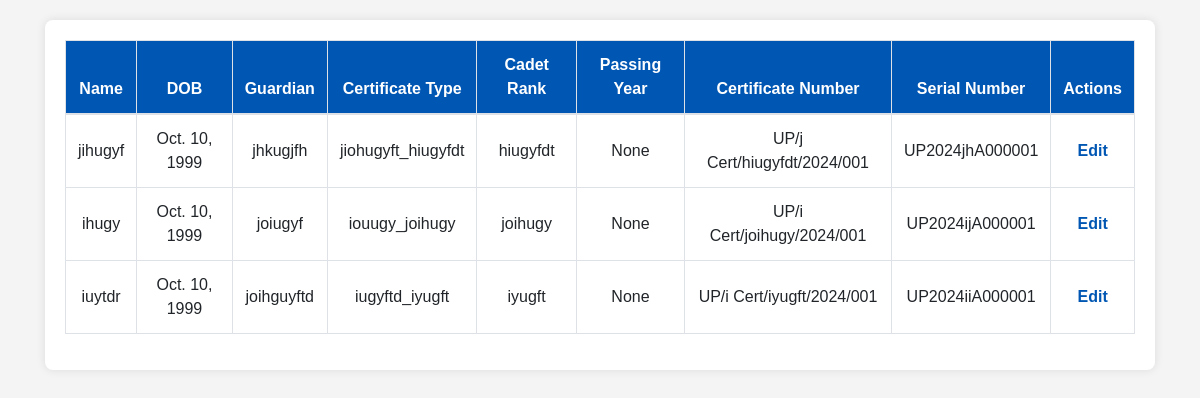
Before: /cert/ with the older database file.
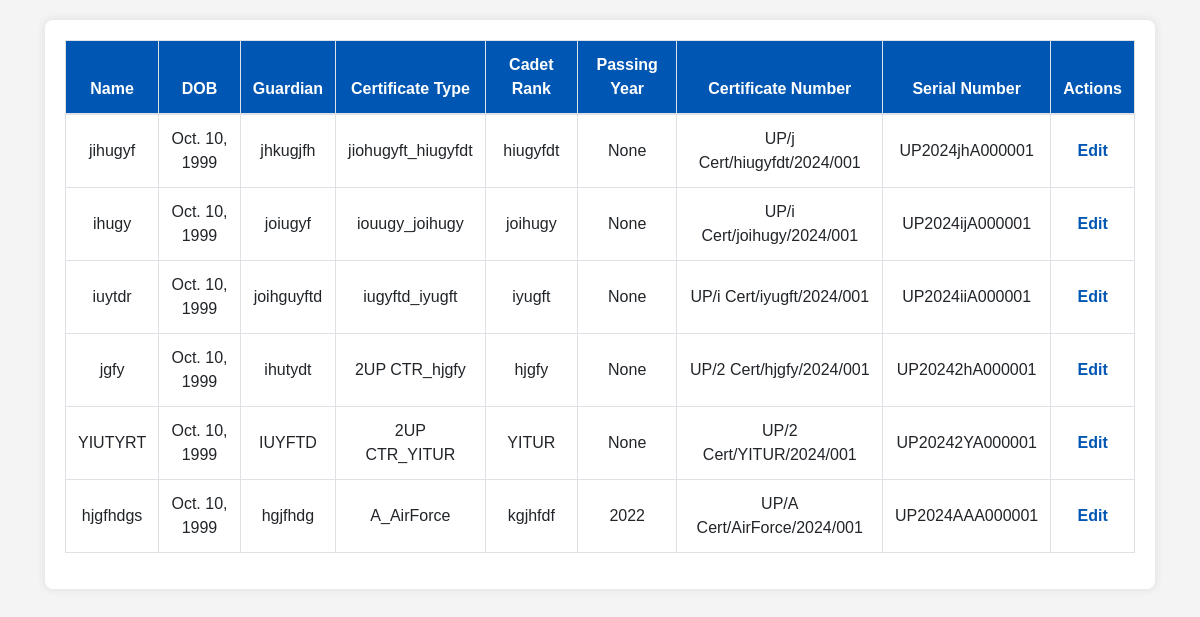
After: the same page with the newer database file.
### mainapp/models.py (models this page shows, shortened)
class Certificate(models.Model):
    CERTIFICATE_TYPE_CHOICES = [
        ('A_Army', 'A Army'),
        ('A_AirForce', 'A AirForce'),
        ('A_Navy', 'A Navy'),
        ('B_AirForce', 'B AirForce'),
        ('B_Army', 'B Army'),
        ('B_Navy', 'B Navy'),
        ('C_Army', 'C Army'),
    ]
    Name = models.CharField(max_length=100, null=True, blank=True)
    DOB = models.DateField(null=True, blank=True)
    Guardian = models.CharField(max_length=100, null=True, blank=True)
    CertificateType = models.CharField(max_length=20, choices=CERTIFICATE_TYPE_CHOICES, null=True, blank=True)
    CadetRank = models.CharField(max_length=20, null=True, blank=True)
    PassingYear = models.IntegerField(null=True, blank=True)
    Grade = models.CharField(max_length=10, null=True, blank=True)
    Unit = models.CharField(max_length=50, null=True, blank=True)
    Directorate = models.CharField(max_length=50, null=True, blank=True)
    Place = models.CharField(max_length=100, null=True, blank=True)
    Institute = models.CharField(max_length=100, null=True, blank=True)
    certificate_number = models.CharField(max_length=50, null=True, blank=True)
    serial_number = models.CharField(max_length=50, null=True, blank=True)
    user_image = models.ImageField(upload_to='media/', null=True, blank=True)
    qr_code = models.ImageField(upload_to='qr_codes/', blank=True)
    final_certificate = models.ImageField(upload_to='media/certificates/', null=True, blank=True)
    is_duplicate = models.BooleanField(default=False)
    reviewer_ceo = models.ForeignKey(settings.AUTH_USER_MODEL, related_name='ceo_reviews', on_delete=models.SET_NULL, null=True, blank=True)
    reviewer_register_head = models.ForeignKey(settings.AUTH_USER_MODEL, related_name='register_head_reviews', on_delete=models.SET_NULL, null=True, blank=True)
    reviewer_staff = models.ForeignKey(settings.AUTH_USER_MODEL, related_name='staff_reviews', on_delete=models.SET_NULL, null=True, blank=True)
    ceo_review_status = models.BooleanField(null=True, blank=True)
    register_head_review_status = models.BooleanField(null=True, blank=True)
    staff_review_status = models.BooleanField(null=True, blank=True)
    signature_image = models.ImageField(upload_to='signatures/', null=True, blank=True)
    is_signed = models.BooleanField(default=False)
    def __str__(self):
        return self.Name

### mainapp/views.py (the view)
# urls.py: path('cert/', certhome, name='cert'),
def certhome(request):
    fm=Certificate.objects.all()
    print(fm)
    return render(request,"certhome.html",{"fm":fm})

### mainapp/templates/certhome.html (shortened to what this page needs)
<!DOCTYPE html>
<html>
<head>
    <link href="https://stackpath.bootstrapcdn.com/bootstrap/4.5.2/css/bootstrap.min.css" rel="stylesheet">
</head>
<body>
    <div class="container">
        <div class="table-container">
            <table class="table table-bordered table-hover">
                <thead>
                    <tr>
                        <th>Name</th>
                        <th>DOB</th>
                        <th>Guardian</th>
                        <th>Certificate Type</th>
                        <th>Cadet Rank</th>
                        <th>Passing Year</th>
                        <th>Certificate Number</th>
                        <th>Serial Number</th>
                        <th>Actions</th>
                    </tr>
                </thead>
                <tbody>
                    {% for certificate in fm %}
                    <tr>
                        <td>{{ certificate.Name }}</td>
                        <td>{{ certificate.DOB }}</td>
                        <td>{{ certificate.Guardian }}</td>
                        <td>{{ certificate.CertificateType }}</td>
                        <td>{{ certificate.CadetRank }}</td>
                        <td>{{ certificate.PassingYear }}</td>
                        <td>{{ certificate.certificate_number }}</td>
                        <td>{{ certificate.serial_number }}</td>
                        <td><a href="{% url 'edit_student_detail' certificate.studentdetail.id %}" class="action-btn">Edit</a></td>
                    </tr>
                    {% endfor %}
                </tbody>
            </table>
        </div>
    </div>
</body>
</html>

Changed rows visible on the page:
added Certificate: Name "jgfy", DOB "Oct. 10, 1999", Guardian "ihutydt", CertificateType "2UP CTR_hjgfy", CadetRank "hjgfy", PassingYear "None", certificate_number "UP/2 Cert/hjgfy/2024/001", serial_number "UP20242hA000001"
added Certificate: Name "YIUTYRT", DOB "Oct. 10, 1999", Guardian "IUYFTD", CertificateType "2UP CTR_YITUR", CadetRank "YITUR", PassingYear "None", certificate_number "UP/2 Cert/YITUR/2024/001", serial_number "UP20242YA000001"
added Certificate: Name "hjgfhdgs", DOB "Oct. 10, 1999", Guardian "hgjfhdg", CertificateType "A_AirForce", CadetRank "kgjhfdf", PassingYear "2022", certificate_number "UP/A Cert/AirForce/2024/001", serial_number "UP2024AAA000001"
